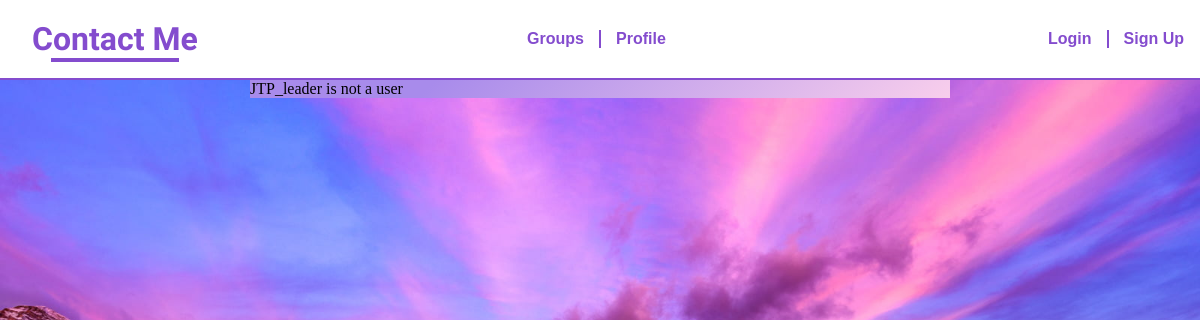
The page /personalprofile.php?user=JTP_leader (signed in) on the database as committed earlier.
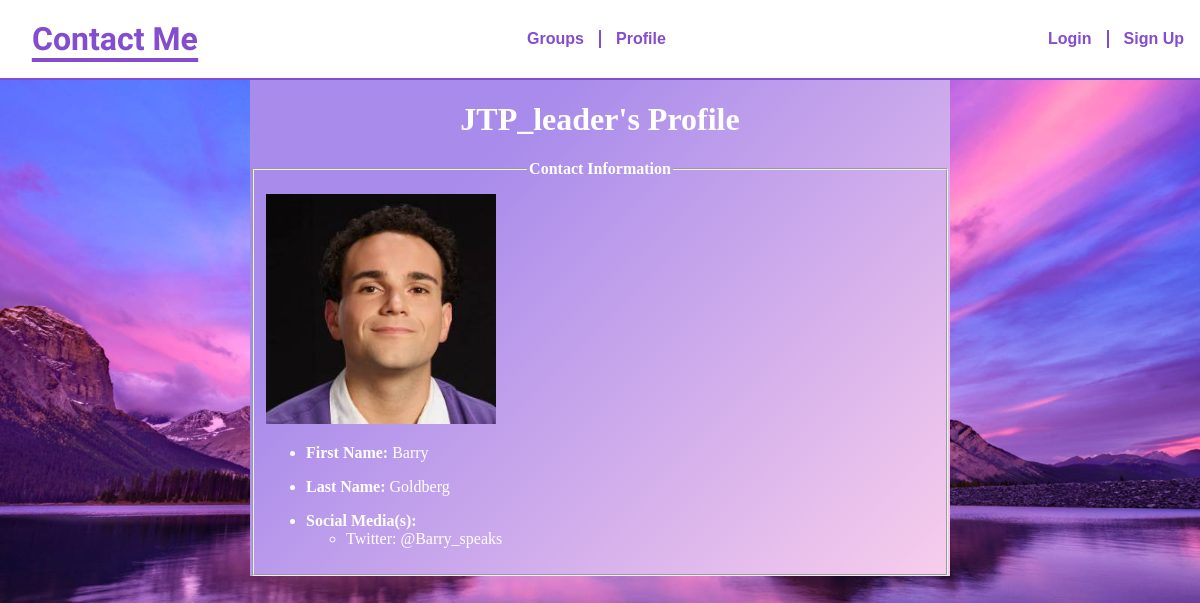
The same page on the database as committed later.
### tables this page shows
CREATE TABLE `users` (
  `userid` int(11) NOT NULL,
  `username` varchar(255) NOT NULL,
  `pass` varchar(255) NOT NULL,
  `fname` varchar(100) NOT NULL,
  `lname` varchar(255) NOT NULL,
  `email` varchar(320) NOT NULL,
  `links` longtext DEFAULT NULL,
  `is_admin` tinyint(1) DEFAULT 0,
  `photo_location` longtext DEFAULT 'uploads/360_F_64676383_LdbmhiNM6Ypzb3FM4PPuFP9rHe7ri8Ju.jpg'
);

### personalprofile.php (the view, shortened to what this page needs)
<?php
    if (isset($_SESSION['username'])) {
?>
<!DOCTYPE html>
<html lang="en">
<head>
  <link rel="stylesheet" href="./src/styles/style.css">
  <link rel="stylesheet" href="./src/styles/personalprofile.css">
</head>
<body>
<div id="bodyBlock">
      <?php
         $dbusername= "root";
         $dbpassword = "group2websys";
         $conn = new PDO('mysql:host=localhost;dbname=contactme',$dbusername, $dbpassword);
         function echoLinksList($links) {
            $str='';
            if (!(empty($links))) {
               $links = json_decode($links, true);
               $str .= "<ul>";
               foreach ($links as $platform => $handle) {
                  $str .= "";
                  if ($handle[0] === '@') {
                     $str .= "<li>$platform: $handle</li>";
                  } else {
                     if ($handle[0] != 'h' || $handle[1] != 't' || $handle[2] != 't' || $handle[3] != 'p'){
                        $handle = "http://" . $handle;
                     }
                     $str .= "<li><a href='$handle'>$platform</a></li>";
                  }
               }
               $str .= "</ul>";
            }
            return $str;
         }
         $username = $_GET['user'];
         $stmt = "SELECT * FROM users WHERE username = :u";
         $results = $conn->prepare($stmt);
         $results->execute(array(':u' => $username));
         if ($results->rowCount() === 0) {
            echo "$username is not a user";
         }
         $results = $results->fetchAll();
         foreach($results as $user){
            $source = $user['photo_location'];
            $firstname = $user['fname'];
            $lastname = $user['lname'];
            $links = $user['links'];
            $username = $user['username'];
            $editBtn = '';
            if ($user['userid'] == $_SESSION['id']) {
               $heading = "My Profile ($username)";
               $editBtn = "<a id='edit-profile' href='./profile.php?user=$username'>edit</a>";
            } else {
               $heading = "$username's Profile";
            }
            echo(
               "
               <h1>$heading</h1> $editBtn
               <fieldset>
                     <img src='./$source' alt='photo of $firstname $lastname'>
                  <legend><b>Contact Information</b></legend>
                  <ul>
                        <li> <b>First Name:</b> $firstname</li>
                     </ul>
                     <ul>
                        <li><b>Last Name:</b> $lastname</li>
                     </ul>
                     <ul>
                        <li>
                        <b>Social Media(s):</b>" . echoLinksList($links) . "
                        </li>
                     </ul>
               </fieldset>
        ");
         }
      ?>
    </div>
</body>
</html>
<?php
  } else {
    header("Location: login.php?error=You must be logged in to access someone's profile!");
    exit();
  }
?>

### src/styles/style.css (style rules this page uses)
:root { --clr-dark: #000000; --clr-light: #ffffff; --clr-accent: #844cce; --clr--accent-compliment: #96CE4C; --fw-normal: 400; --fw-bold: 700; --f-logo: 'Kalam', cursive; }
body, html { margin: 0; padding: 0; min-height: 100%; width: 100%; font-family: 'Cabin', sans-serif; background-color: var(--clr-light); color: var(--clr-dark) }
*, *::before, *::after { box-sizing: border-box; }

### src/styles/personalprofile.css (style rules this page uses)
body, html { font-family: Arial, Helvetica, sans-serif; background-image: url("../img/mountain.jpg"); background-repeat: no-repeat; background-size: 100%; background-attachment: fixed; width: 100%; height: 700px; }
legend { text-align: center; }
#bodyBlock { width: 700px; margin: auto; background-image: linear-gradient(315deg, #f8ceec 0%, #a88beb 74%); font-family: 'Times New Roman', Times, serif; display: flex; flex-direction: column; }
#bodyBlock img { width:230px; height:230px; overflow: hidden; object-fit: cover; object-position: center; }
#bodyBlock h1 { color: white; text-align: center; }
fieldset { padding-top: 1em; color: white; }

Rows that differ between the two databases and show on the page:
added users: username "JTP_leader's Profile", photo_location (picture), fname "Barry", lname "Goldberg", platform "Twitter", links "@Barry_speaks"
Other text that changed with them:
$username: "JTP_leader" → (not shown)
text no longer shown: "is not a user"
